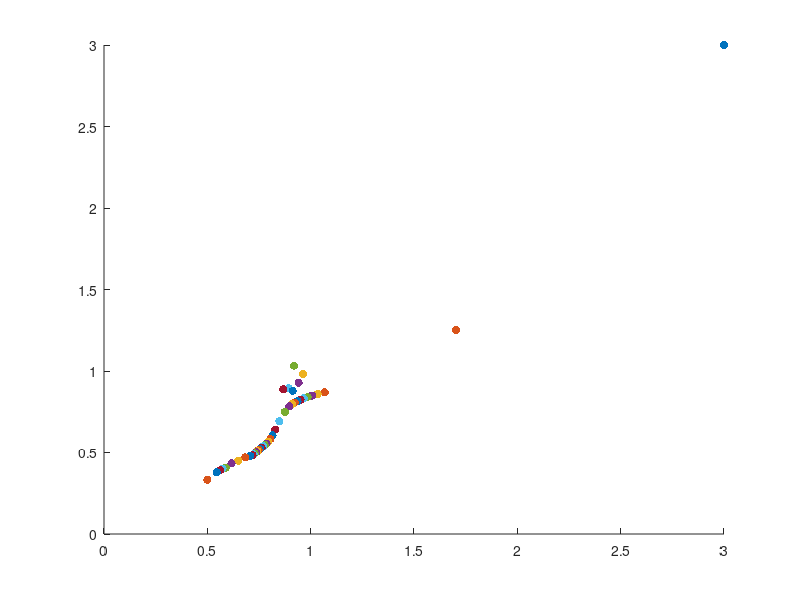

This chart was generated by the following MATLAB code:
function test_K_cubic3()
% test the cubic K function on linear constrained problems
% min f(x)
% s.t. -(Ax-b) <= 0     lam > 0
% it is working right now! 

f_size_min = 0.05;             
f_size_max = 5;                
dmu_min = -0.9; 
dmu_max = -0.01; 
delta_bar = 1;                 % simpler problem, large delta_bar
phi_bar = 5/180*pi;            

% Brown Zingg: mu: 1 -> 0 (used here);   Watson : mu: 0 -> 1
mu = 1.0;   
x0 = [1; 1];       % x0, is critical
lam0 = [0.1;0.1];
x = [3; 3];   
lam = [1; 1];

K0 = obj_K(x,lam); 
normK = norm(K0,Inf); 
K0_tol = normK*1e-6; 
% solving the Cubic homotopy using hometopy continuation 
% with mu 1 -> 0, the same method as in David Brown's paper
step_size = 0.05;               
outer_iter = 0; 
inner_iter = 0; 

x_hist = [];   lam_hist = []; 
x_hist = [x_hist, x];
lam_hist = [lam_hist, lam]; 
figure('Name', 'Lam Path')
hold on 
scatter(x(1), x(2),[],'filled')
% scatter(lam(1), lam(2),[],'filled')


while mu > 0.0
     outer_iter = outer_iter + 1; 
     % predictor direction
     [Homo, dHdx, dHdmu] = obj_homo(x, lam, mu, x0, lam0); 
     
     if norm(Homo) < 1e-5
         break
     end
     
     % dxdmu = gmres(dHdx, dHdmu);
     dxdmu = dHdx \ dHdmu;
     tau = [dxdmu; -1];    
     t = tau./norm(tau);             % normalized Newton step
  
     if outer_iter > 1
        % step length calculation
        delta = norm(x - x_p0); 
        phi = acos(t'*tsave); 
        
        f_size = max(sqrt(delta/delta_bar), phi/phi_bar); 
        f_size = max(f_size_min, f_size); 
        f_size = min(f_size_max, f_size); 
        step_size = step_size/f_size; 

%         if f_size >= f_size_max
%             sprintf('backtracking')
%             x = xsave; 
%             t = tsave; 
%             lam = lamsave; 
%         end        
    end
    
    tsave = t; 
    xsave = x; 
    lamsave = lam; 
    
    x = x + step_size.*t(1:length(x));
    lam = lam + step_size.*t(length(x)+1:end-1);
    
    dmu = step_size.*t(end); 
    dmu = max(dmu_min, dmu);
    dmu = min(dmu_max, dmu);    
    mu = mu + dmu; 
    
    mu = max(0.0, mu); 
    
    [Homo, dHdx, dHdmu] = obj_homo(x, lam, mu, x0, lam0);
    % lam = solve_lam(mu,x,b0,c0, lam);
    
    normH = norm(Homo);
    inner_tol = normH*0.1;     % 0.1 is best choice for cubic complementary
    
    x_p0 = x;     
     
    % corrector
    newton_iter = 0; 
    while (normH > inner_tol) && (newton_iter < 20)
        newton_iter = newton_iter + 1; 
        inner_iter = inner_iter + 1; 
        dx = -dHdx\Homo;
        % dx = -gmres(dHdx, Homo);
        x = x + dx(1:length(x));
        lam = lam + step_size.*t(length(x)+1:end-1);
        
        [Homo, dHdx, dHdmu] = obj_homo(x, lam, mu, x0, lam0);
        normH = norm(Homo);
    end 
    
    K = obj_K(x,lam); 
    normK = norm(K,Inf); 

    if normK < K0_tol
        break
    end
    
    x_hist = [x_hist, x];
    lam_hist = [lam_hist, lam]; 
    hold on 
    scatter(x(1), x(2),[],'filled')
    
    % scatter(lam(1), lam(2),[],'filled')
    % updating a is not helping here... 
    
end

% c = linspace(1,10,size(x_hist,2));
% scatter(x_hist(1,:), x_hist(2,:), [],c,'filled')
x
mu
outer_iter
inner_iter
end

function K = obj_K(x,lam)
[f, df, hf] = objfun(x);
[g, dg, hg] = confun(x); 

lag_grad = df + dg*lam; 
K = -abs(g - lam).^3 + g.^3 + lam.^3;

K = [lag_grad;
           K]; 
end

function [Homo, dHdxl, dHdmu, orig_func] = obj_homo(x, lam, mu, x0, lam0)
% for the simple problem
% K = - |df(x) - x| + df^3 + x^3 = 0; 

[f, df, hf] = objfun(x);
[g, dg, hg] = confun(x); 

lag_grad = df + dg*lam; 
lag_hess = hf; 
for j = 1:length(g)
    lag_hess = lag_hess + lam(j).*hg{j};
end

K1 = (1-mu).*lag_grad + mu.*(x-x0);
dK1dx = (1-mu).*lag_hess + mu.*eye(length(x));
dK1dlam = (1-mu).*dg; 
dK1dmu = -lag_grad + (x-x0);

K = -abs(g - lam).^3 + g.^3 + lam.^3; 
dKdx = -dg*diag(3.*(g-lam).^2 .*sign(g-lam)) + dg*diag(3.*g.^2); 
dKdlam =  diag(3.*(g-lam).^2 .*sign(g-lam)) + diag(3.*lam.^2);

K2 = (1-mu).*K + mu.*(lam - lam0);

dK2dx = (1-mu).*dKdx ; 
dK2dlam = (1-mu).*dKdlam  + mu.*eye(length(lam));
dK2dmu = -K + (lam - lam0);


Homo = [K1;
        K2];    
dHdxl = [dK1dx, dK1dlam;
         dK2dx, dK2dlam];
dHdmu = [dK1dmu;
         dK2dmu]; 
end

function [f,df,hf] = objfun(x)
% note: the constraint x >= 0 is assimilated into func: obj_homo

% initial x0, x is critical
% % first problem
% x0 = [2;2]; 
% x = [3; 3];     % find the solution to the 1e-4 precision

f = 1/2*(x(1) + 1)^2  + 1/2*(x(2) + 1)^2;
df = [x(1) + 1;
     x(2) + 1];
hf = [1,0;
     0,1];  

%{
% x0 = [0.6;4];       % x0, is critical
% x = [2; 2];         % strangely, this is not as robust as assumed
                      % can you find out the reason why?
                      % some x0, x will work; others doesn't? 
% f = (x(1) + 1)*(x(1) - 2)  + (x(2) - 1)*(x(2) + 2);
% g = [2*x(1)-1;
%      2*x(2)+1];
% h = [2,0;
%      0,2];
%}
end

function [g, dg, hg] = confun(x)
% x0 = [0.8; 0.9];       % x0, is critical
% lam0 = [0.1;0.1];
% x = [4; 3];   
% lam = [1; 1];

A = [2,0;
     0,3];
b = [1;1];

g = -(A*x - b); 
dg = -A; 
hg = cell(1, length(g)); 
hg{1} = zeros(length(x));
hg{2} = zeros(length(x));

end